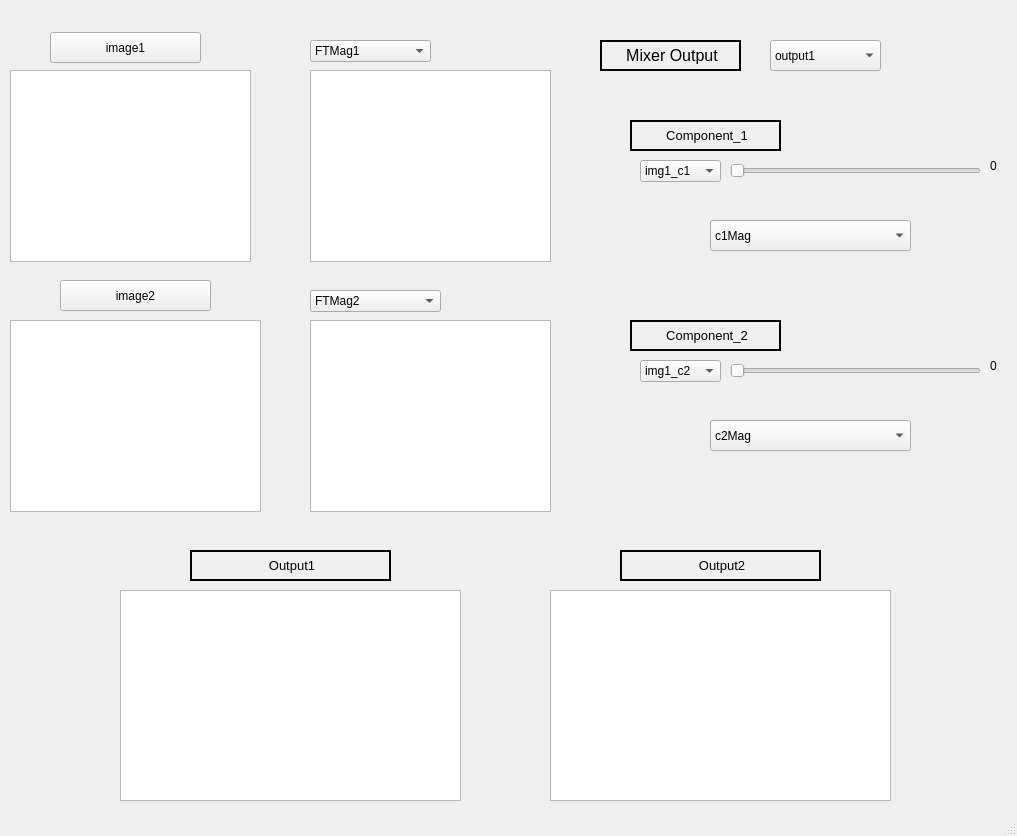
<?xml version="1.0" encoding="UTF-8"?>
<ui version="4.0">
 <class>MainWindow</class>
 <widget class="QMainWindow" name="MainWindow">
  <property name="geometry">
   <rect>
    <x>0</x>
    <y>0</y>
    <width>1017</width>
    <height>836</height>
   </rect>
  </property>
  <property name="windowTitle">
   <string>MainWindow</string>
  </property>
  <property name="animated">
   <bool>false</bool>
  </property>
  <widget class="QWidget" name="centralwidget">
   <widget class="PlotWidget" name="component1">
    <property name="geometry">
     <rect>
      <x>310</x>
      <y>70</y>
      <width>241</width>
      <height>192</height>
     </rect>
    </property>
   </widget>
   <widget class="PlotWidget" name="component2">
    <property name="geometry">
     <rect>
      <x>310</x>
      <y>320</y>
      <width>241</width>
      <height>192</height>
     </rect>
    </property>
   </widget>
   <widget class="PlotWidget" name="output1">
    <property name="geometry">
     <rect>
      <x>120</x>
      <y>590</y>
      <width>341</width>
      <height>211</height>
     </rect>
    </property>
   </widget>
   <widget class="PlotWidget" name="output2">
    <property name="geometry">
     <rect>
      <x>550</x>
      <y>590</y>
      <width>341</width>
      <height>211</height>
     </rect>
    </property>
   </widget>
   <widget class="QLabel" name="labout1">
    <property name="geometry">
     <rect>
      <x>190</x>
      <y>550</y>
      <width>201</width>
      <height>31</height>
     </rect>
    </property>
    <property name="frameShape">
     <enum>QFrame::WinPanel</enum>
    </property>
    <property name="text">
     <string>&lt;html&gt;&lt;head/&gt;&lt;body&gt;&lt;p align=&quot;center&quot;&gt;&lt;span style=&quot; font-size:10pt;&quot;&gt;Output1&lt;/span&gt;&lt;/p&gt;&lt;/body&gt;&lt;/html&gt;</string>
    </property>
   </widget>
   <widget class="QLabel" name="labout2">
    <property name="geometry">
     <rect>
      <x>620</x>
      <y>550</y>
      <width>201</width>
      <height>31</height>
     </rect>
    </property>
    <property name="frameShape">
     <enum>QFrame::WinPanel</enum>
    </property>
    <property name="text">
     <string>&lt;html&gt;&lt;head/&gt;&lt;body&gt;&lt;p align=&quot;center&quot;&gt;&lt;span style=&quot; font-size:10pt;&quot;&gt;Output2&lt;/span&gt;&lt;/p&gt;&lt;/body&gt;&lt;/html&gt;</string>
    </property>
   </widget>
   <widget class="QLabel" name="labmix">
    <property name="geometry">
     <rect>
      <x>600</x>
      <y>40</y>
      <width>141</width>
      <height>31</height>
     </rect>
    </property>
    <property name="frameShape">
     <enum>QFrame::WinPanel</enum>
    </property>
    <property name="text">
     <string>&lt;html&gt;&lt;head/&gt;&lt;body&gt;&lt;p align=&quot;center&quot;&gt;&lt;span style=&quot; font-size:12pt;&quot;&gt;Mixer Output&lt;/span&gt;&lt;/p&gt;&lt;/body&gt;&lt;/html&gt;</string>
    </property>
   </widget>
   <widget class="QLabel" name="label_6">
    <property name="geometry">
     <rect>
      <x>630</x>
      <y>120</y>
      <width>151</width>
      <height>31</height>
     </rect>
    </property>
    <property name="frameShape">
     <enum>QFrame::WinPanel</enum>
    </property>
    <property name="text">
     <string>&lt;html&gt;&lt;head/&gt;&lt;body&gt;&lt;p align=&quot;center&quot;&gt;&lt;span style=&quot; font-size:10pt;&quot;&gt;Component_1&lt;/span&gt;&lt;/p&gt;&lt;/body&gt;&lt;/html&gt;</string>
    </property>
   </widget>
   <widget class="QLabel" name="label_7">
    <property name="geometry">
     <rect>
      <x>630</x>
      <y>320</y>
      <width>151</width>
      <height>31</height>
     </rect>
    </property>
    <property name="frameShape">
     <enum>QFrame::WinPanel</enum>
    </property>
    <property name="text">
     <string>&lt;html&gt;&lt;head/&gt;&lt;body&gt;&lt;p align=&quot;center&quot;&gt;&lt;span style=&quot; font-size:10pt;&quot;&gt;Component_2&lt;/span&gt;&lt;/p&gt;&lt;/body&gt;&lt;/html&gt;</string>
    </property>
   </widget>
   <widget class="QSlider" name="slider1">
    <property name="geometry">
     <rect>
      <x>730</x>
      <y>160</y>
      <width>251</width>
      <height>22</height>
     </rect>
    </property>
    <property name="maximum">
     <number>100</number>
    </property>
    <property name="orientation">
     <enum>Qt::Horizontal</enum>
    </property>
   </widget>
   <widget class="QSlider" name="slider2">
    <property name="geometry">
     <rect>
      <x>730</x>
      <y>360</y>
      <width>251</width>
      <height>22</height>
     </rect>
    </property>
    <property name="maximum">
     <number>100</number>
    </property>
    <property name="orientation">
     <enum>Qt::Horizontal</enum>
    </property>
   </widget>
   <widget class="QPushButton" name="image1">
    <property name="geometry">
     <rect>
      <x>50</x>
      <y>32</y>
      <width>151</width>
      <height>31</height>
     </rect>
    </property>
    <property name="text">
     <string>image1</string>
    </property>
   </widget>
   <widget class="QPushButton" name="image2">
    <property name="geometry">
     <rect>
      <x>60</x>
      <y>280</y>
      <width>151</width>
      <height>31</height>
     </rect>
    </property>
    <property name="text">
     <string>image2</string>
    </property>
   </widget>
   <widget class="PlotWidget" name="original_1">
    <property name="geometry">
     <rect>
      <x>10</x>
      <y>70</y>
      <width>241</width>
      <height>192</height>
     </rect>
    </property>
   </widget>
   <widget class="PlotWidget" name="original_2">
    <property name="geometry">
     <rect>
      <x>10</x>
      <y>320</y>
      <width>251</width>
      <height>192</height>
     </rect>
    </property>
   </widget>
   <widget class="QLabel" name="S1Label">
    <property name="geometry">
     <rect>
      <x>990</x>
      <y>150</y>
      <width>21</width>
      <height>31</height>
     </rect>
    </property>
    <property name="text">
     <string>0</string>
    </property>
   </widget>
   <widget class="QLabel" name="S2Label">
    <property name="geometry">
     <rect>
      <x>990</x>
      <y>350</y>
      <width>21</width>
      <height>31</height>
     </rect>
    </property>
    <property name="text">
     <string>0</string>
    </property>
   </widget>
   <widget class="QComboBox" name="components1">
    <property name="geometry">
     <rect>
      <x>310</x>
      <y>40</y>
      <width>121</width>
      <height>22</height>
     </rect>
    </property>
    <item>
     <property name="text">
      <string>FTMag1</string>
     </property>
    </item>
    <item>
     <property name="text">
      <string>FTPhase1</string>
     </property>
    </item>
    <item>
     <property name="text">
      <string>FTReal1</string>
     </property>
    </item>
    <item>
     <property name="text">
      <string>FTImag1</string>
     </property>
    </item>
   </widget>
   <widget class="QComboBox" name="components2">
    <property name="geometry">
     <rect>
      <x>310</x>
      <y>290</y>
      <width>131</width>
      <height>22</height>
     </rect>
    </property>
    <item>
     <property name="text">
      <string>FTMag2</string>
     </property>
    </item>
    <item>
     <property name="text">
      <string>FTPhase2</string>
     </property>
    </item>
    <item>
     <property name="text">
      <string>FTReal2</string>
     </property>
    </item>
    <item>
     <property name="text">
      <string>FTImag2</string>
     </property>
    </item>
   </widget>
   <widget class="QComboBox" name="outselect">
    <property name="geometry">
     <rect>
      <x>770</x>
      <y>40</y>
      <width>111</width>
      <height>31</height>
     </rect>
    </property>
    <item>
     <property name="text">
      <string>output1</string>
     </property>
    </item>
    <item>
     <property name="text">
      <string>output2</string>
     </property>
    </item>
   </widget>
   <widget class="QComboBox" name="imgcom1">
    <property name="geometry">
     <rect>
      <x>640</x>
      <y>160</y>
      <width>81</width>
      <height>22</height>
     </rect>
    </property>
    <item>
     <property name="text">
      <string>img1_c1</string>
     </property>
    </item>
    <item>
     <property name="text">
      <string>img2_c1</string>
     </property>
    </item>
   </widget>
   <widget class="QComboBox" name="imgcom2">
    <property name="geometry">
     <rect>
      <x>640</x>
      <y>360</y>
      <width>81</width>
      <height>22</height>
     </rect>
    </property>
    <item>
     <property name="text">
      <string>img1_c2</string>
     </property>
    </item>
    <item>
     <property name="text">
      <string>img2_c2</string>
     </property>
    </item>
   </widget>
   <widget class="QComboBox" name="mixcomp1">
    <property name="geometry">
     <rect>
      <x>710</x>
      <y>220</y>
      <width>201</width>
      <height>31</height>
     </rect>
    </property>
    <item>
     <property name="text">
      <string>c1Mag</string>
     </property>
    </item>
    <item>
     <property name="text">
      <string>c1Phase</string>
     </property>
    </item>
    <item>
     <property name="text">
      <string>c1Real</string>
     </property>
    </item>
    <item>
     <property name="text">
      <string>c1Imag</string>
     </property>
    </item>
    <item>
     <property name="text">
      <string>c1UnitMag</string>
     </property>
    </item>
    <item>
     <property name="text">
      <string>c1UnitPhase</string>
     </property>
    </item>
   </widget>
   <widget class="QComboBox" name="mixcomp2">
    <property name="geometry">
     <rect>
      <x>710</x>
      <y>420</y>
      <width>201</width>
      <height>31</height>
     </rect>
    </property>
    <item>
     <property name="text">
      <string>c2Mag</string>
     </property>
    </item>
    <item>
     <property name="text">
      <string>c2Phase</string>
     </property>
    </item>
    <item>
     <property name="text">
      <string>c2Real</string>
     </property>
    </item>
    <item>
     <property name="text">
      <string>c2Imag</string>
     </property>
    </item>
    <item>
     <property name="text">
      <string>c2UnitMag</string>
     </property>
    </item>
    <item>
     <property name="text">
      <string>c2UnitPhase</string>
     </property>
    </item>
   </widget>
  </widget>
  <widget class="QStatusBar" name="statusbar"/>
  <action name="actionload_image1">
   <property name="text">
    <string>load_image1</string>
   </property>
  </action>
  <action name="actionload_image2">
   <property name="text">
    <string>load_image2</string>
   </property>
  </action>
 </widget>
 <customwidgets>
  <customwidget>
   <class>PlotWidget</class>
   <extends>QGraphicsView</extends>
   <header location="global">pyqtgraph.h</header>
  </customwidget>
 </customwidgets>
 <resources/>
 <connections>
  <connection>
   <sender>slider1</sender>
   <signal>valueChanged(int)</signal>
   <receiver>S1Label</receiver>
   <slot>setNum(int)</slot>
   <hints>
    <hint type="sourcelabel">
     <x>855</x>
     <y>170</y>
    </hint>
    <hint type="destinationlabel">
     <x>1000</x>
     <y>165</y>
    </hint>
   </hints>
  </connection>
  <connection>
   <sender>slider2</sender>
   <signal>valueChanged(int)</signal>
   <receiver>S2Label</receiver>
   <slot>setNum(int)</slot>
   <hints>
    <hint type="sourcelabel">
     <x>855</x>
     <y>370</y>
    </hint>
    <hint type="destinationlabel">
     <x>1000</x>
     <y>365</y>
    </hint>
   </hints>
  </connection>
 </connections>
</ui>
